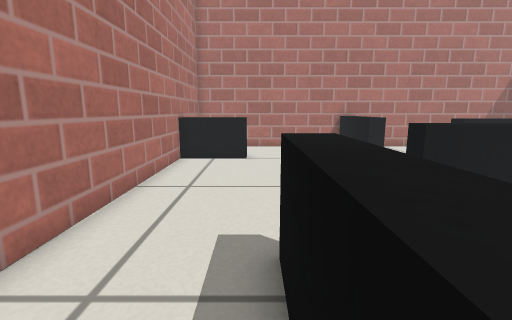
View 1 (above)

16 first-person views from a walk through a robot-simulator world made for Gazebo. The camera is 0.44 m above the floor, tilts 10° down and sees 85° across. The floor is counted in squares, 0.2 m on a side. Each view is taken from the middle of a square. On the plan, view 1 faces up. The plan holds only what a view shows up to about 17 squares ahead; the rest is blank. Gazebo's built-in surfaces are drawn with simple patterns.

View 2
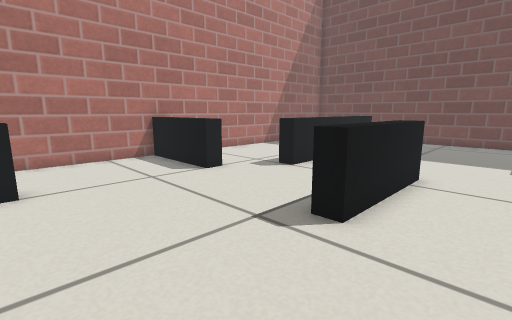

View 3
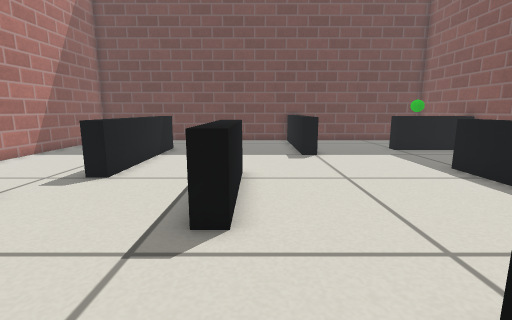

View 4
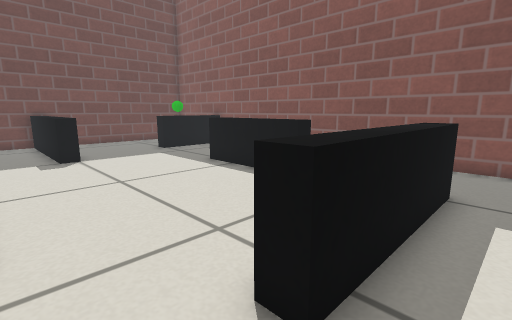

View 5
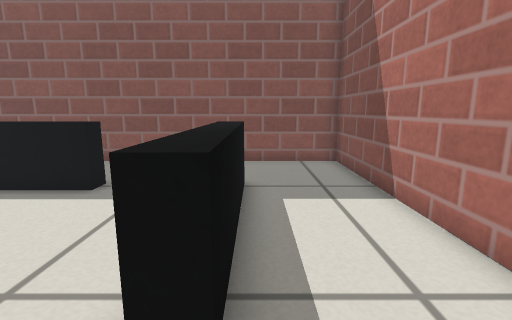

View 6
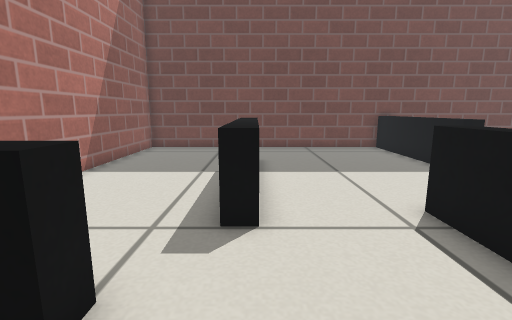

View 7
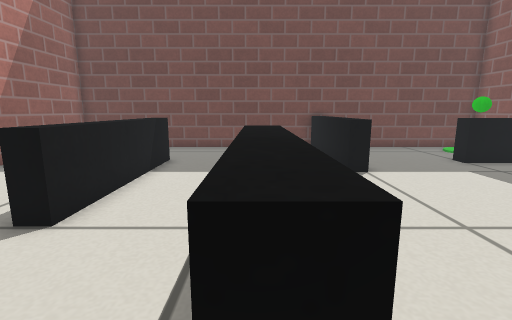

View 8
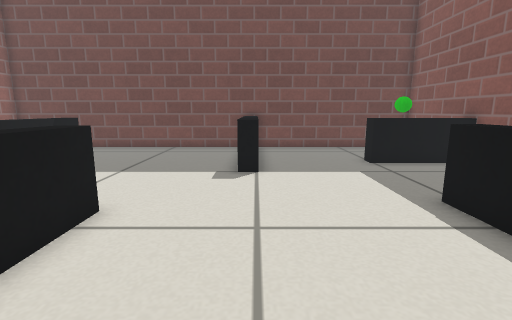

View 9
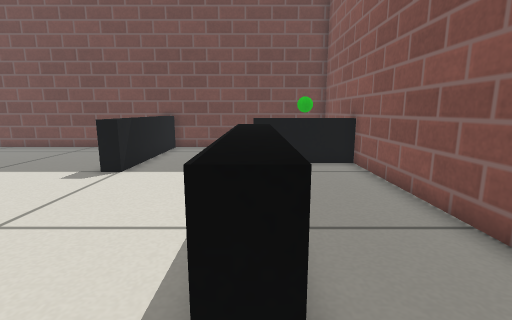

View 10
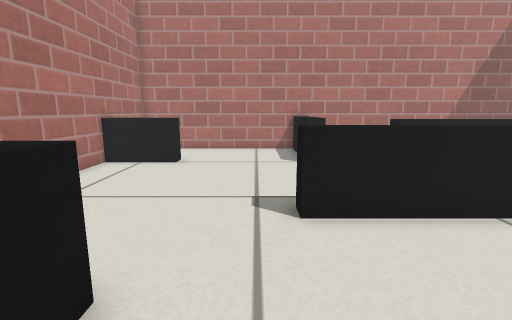

View 11
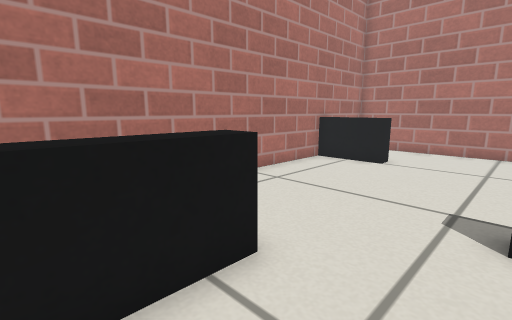

View 12
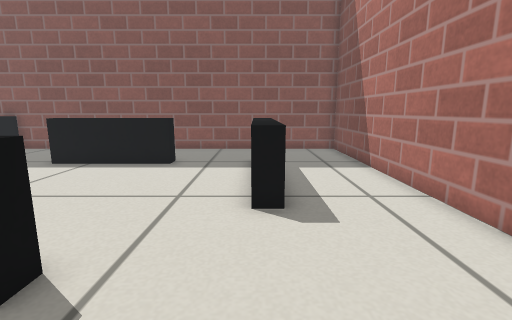

View 13
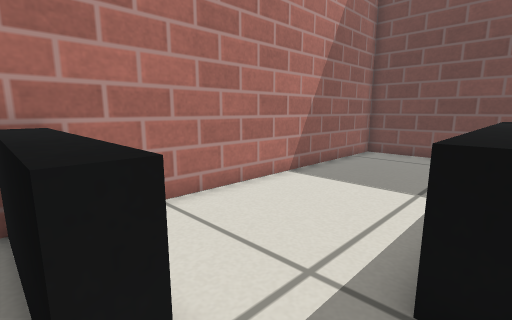

View 14
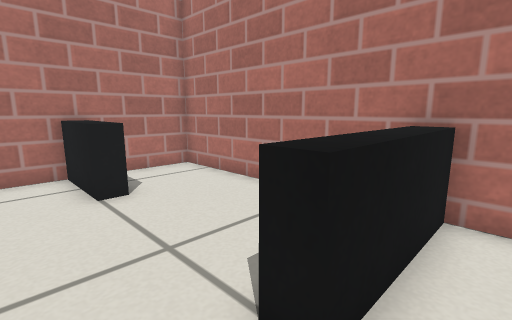

View 15
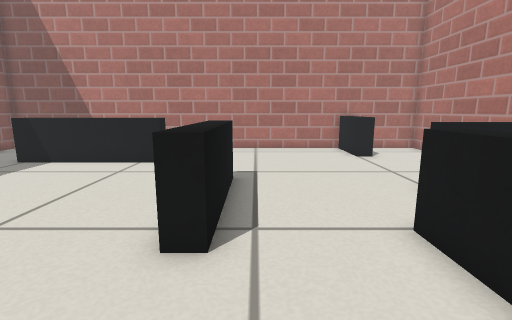

View 16
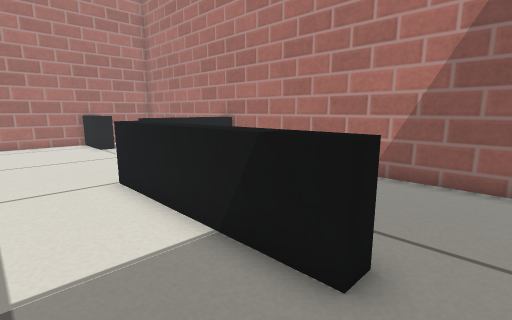

### Floor plan
Ten units are one square. View 1 is at (0, 0); x grows to the right and y downward. Boxes are objects, and circles mark ways between rooms. Rooms are numbered by the first view taken in them; rooms with no view inside come last. Other rooms are left out.
<svg viewBox="-41 -179 246 246">
<path fill="none" stroke="#000" d="M200 -30 200 -174 55 -174M-35 -129 -35 62 150 62M89 -65 39 -65 39 -72 89 -72 89 -65M155 -29 130 -29 130 -36 200 -36M46 24 46 16 96 16M156 -118 156 -109 81 -109 81 -118M-4 -129 -36 -129M4 24 4 -39 11 -39 11 24M59 -174 59 -129 52 -129M147 62 147 19 155 19M55 -174 -35 -174 -35 -129M-4 -138 -4 -129M52 -129 52 -174M150 62 200 62 200 -30M200 -29 155 -29"/>
<rect x="165" y="35" width="20" height="20" fill="#bbb"><title>green ball</title></rect>
<circle cx="20" cy="-130" r="3" fill="#2a7"/>
<circle cx="150" cy="-5" r="3" fill="#2a7"/>
<text x="80" y="-60">1</text>
<text x="10" y="-150">2</text>
<text x="170" y="10">3</text>
</svg>
Room 1 opens to room 2. Room 1 opens to room 3.

Where each view was taken, in squares from view 1:
view 1: 0 up, 0 right, facing up
view 2: 4 up, 1 left, facing up-right
view 3: 6 up, 1 left, facing right
view 4: 6 up, 1 left, facing down-right
view 5: 6 up, 0 right, facing down
view 6: 11 up, 3 right, facing right
view 7: 7 up, 3 right, facing right
view 8: 3 up, 3 right, facing right
view 9: 2 down, 3 right, facing right
view 10: 1 up, 3 right, facing up
view 11: 1 up, 4 right, facing up-left
view 12: 10 up, 1 right, facing down
view 13: 11 up, 5 right, facing up-right
view 14: 11 up, 7 right, facing up-left
view 15: 8 up, 13 right, facing left
view 16: 8 up, 17 right, facing up-left
